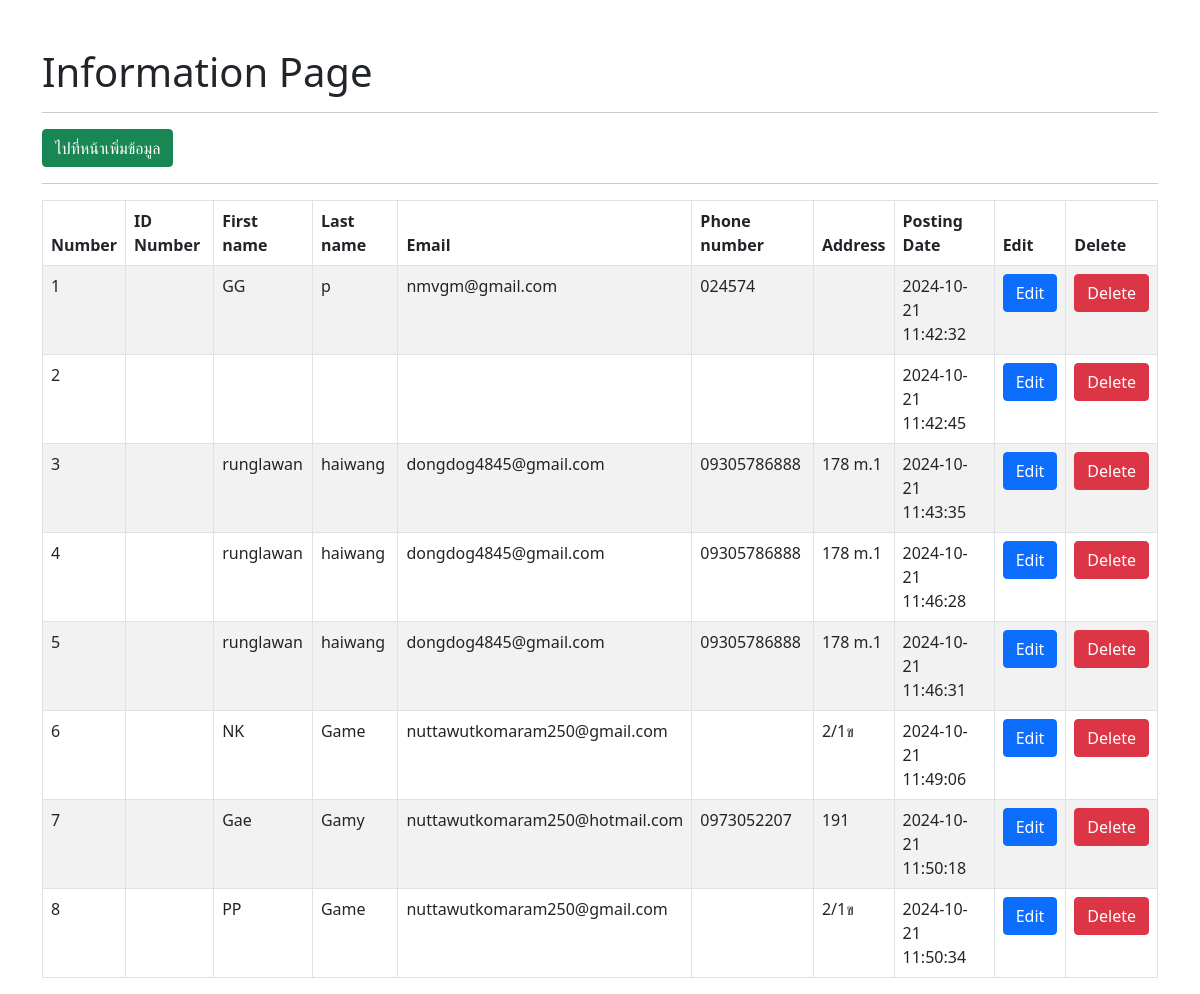
The page / on the database its author committed.
### tables this page shows
CREATE TABLE `tblusers` (
  `id` int(11) NOT NULL,
  `firstname` varchar(255) NOT NULL,
  `lastname` varchar(255) NOT NULL,
  `email` varchar(255) NOT NULL,
  `phonenumber` char(11) NOT NULL,
  `address` varchar(255) NOT NULL,
  `postingdate` timestamp NOT NULL DEFAULT current_timestamp()
);

### functions.php (called while the page is built, shortened)
<?php
    class DB_con{
        function __construct(){
            $conn = mysqli_connect(DB_SERVER, DB_USER, DB_PASS, DB_NAME);
            $this->dbcon = $conn;
        }
        public function fetchdata(){
            $result = mysqli_query($this->dbcon, "SELECT * FROM tblusers");
            return $result;
        }
    }
?>

### index.php (the view, shortened to what this page needs)
<!DOCTYPE html>
<html lang="en">
<head>
    <link href="https://cdn.jsdelivr.net/npm/bootstrap@5.0.2/dist/css/bootstrap.min.css" rel="stylesheet">
</head>
<body>
    <div class="container">
    <h1 class="mt-5"> Information Page</h1>
    <hr>
    <a href="insert.php" class="btn btn-success"> ไปที่หน้าเพิ่มข้อมูล </a>
    <hr>
    <table id="mytacle" class="table table-bordered table-striped">
        <thead>
            <th>Number</th>
            <th>ID Number</th>
            <th>First name</th>
            <th>Last name</th>
            <th>Email</th>
            <th>Phone number</th>
            <th>Address</th>
            <th>Posting Date</th>
            <th>Edit</th>
            <th>Delete</th>
        </thead>
        <tbody>
            <?php $i = 1;
            include_once('functions.php');
            $fetchdata = new DB_con();
            $sql = $fetchdata->fetchdata();
            while($row = mysqli_fetch_array($sql)){
            ?>
                <tr>
                    <td><?php echo $i++ ?> </td>
                    <td><?php echo $row['idnumber']; ?> </td>
                    <td><?php echo $row['firstname']; ?> </td>
                    <td><?php echo $row['lastname']; ?> </td>
                    <td><?php echo $row['email']; ?> </td>
                    <td><?php echo $row['phonenumber']; ?> </td>
                    <td><?php echo $row['address']; ?> </td>
                    <td><?php echo $row['postingdate']; ?> </td>
                    <td><a href="update.php?id=<?php echo $row['id']; ?>" class="btn btn-primary"> Edit </a></td>
                    <td><a href="delete.php?del=<?php echo $row['id']; ?>" class="btn btn-danger">Delete</a></td>
                </tr>
            <?php
}
            ?>
        </tbody>
    </table>
    </div>
</body>
</html>

### rows shown on the page
tblusers: firstname "GG", lastname "p", email "nmvgm@gmail.com", phonenumber "024574", postingdate "2024-10-21 11:42:32"
tblusers: postingdate "2024-10-21 11:42:45"
tblusers: firstname "runglawan", lastname "haiwang", email "dongdog4845@gmail.com", phonenumber "09305786888", address "178 m.1", postingdate "2024-10-21 11:43:35"
tblusers: firstname "runglawan", lastname "haiwang", email "dongdog4845@gmail.com", phonenumber "09305786888", address "178 m.1", postingdate "2024-10-21 11:46:28"
tblusers: firstname "runglawan", lastname "haiwang", email "dongdog4845@gmail.com", phonenumber "09305786888", address "178 m.1", postingdate "2024-10-21 11:46:31"
tblusers: firstname "NK", lastname "Game", email "nuttawutkomaram250@gmail.com", address "2/1ข", postingdate "2024-10-21 11:49:06"
tblusers: firstname "Gae", lastname "Gamy", email "nuttawutkomaram250@hotmail.com", phonenumber "0973052207", address "191", postingdate "2024-10-21 11:50:18"
tblusers: firstname "PP", lastname "Game", email "nuttawutkomaram250@gmail.com", address "2/1ข", postingdate "2024-10-21 11:50:34"
